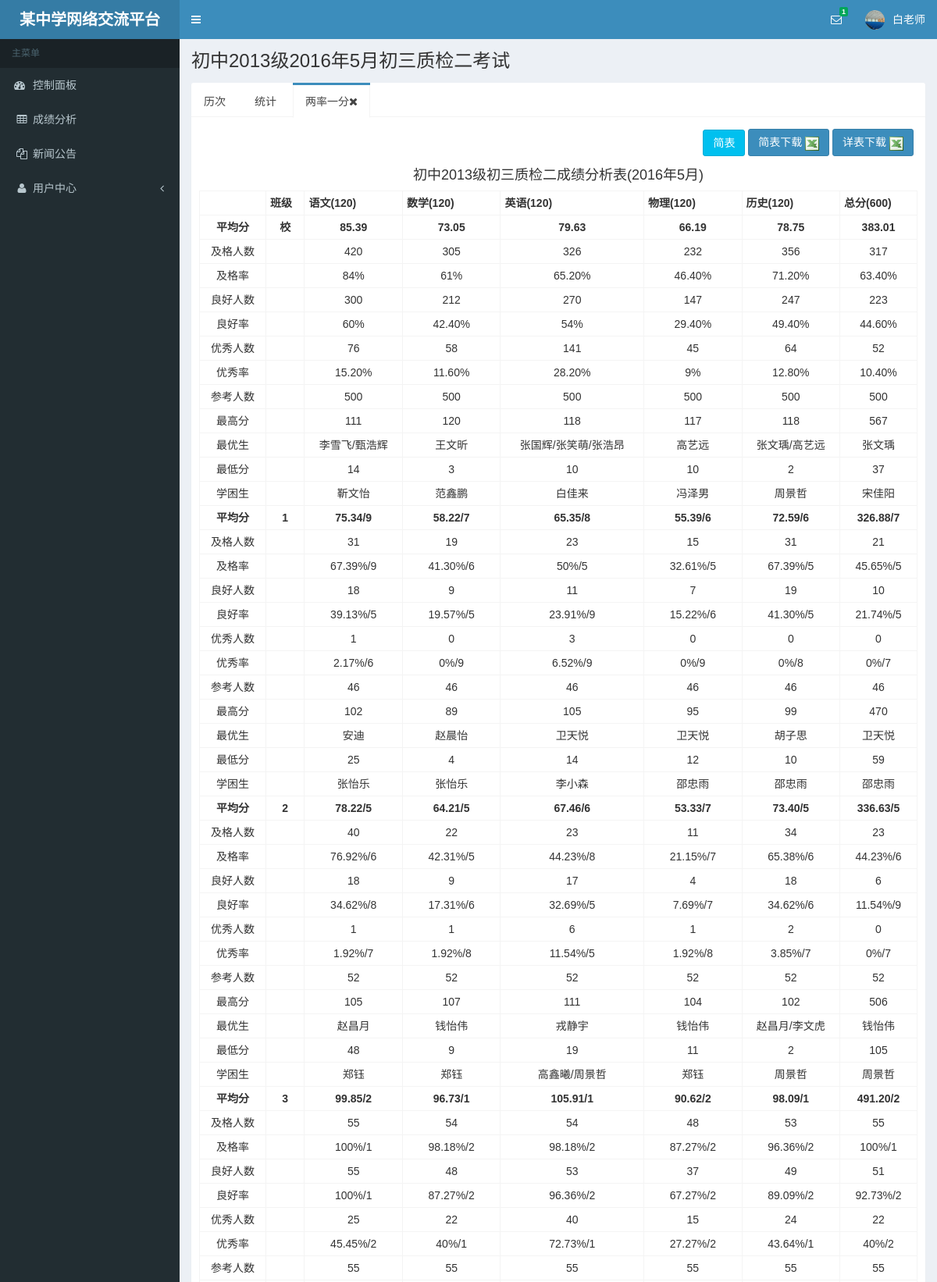
The page /?url=cj_table&id=308&info=more (signed in, upper part) on the database its author committed.
### tables this page shows
CREATE TABLE `cj_data` (
  `id` int(11) NOT NULL AUTO_INCREMENT,
  `年级` varchar(2) NOT NULL,
  `考试` varchar(15) NOT NULL,
  `文理` varchar(10) NOT NULL DEFAULT '0',
  `科目` varchar(100) NOT NULL,
  `班级` varchar(100) NOT NULL,
  `语文` smallint(4) NOT NULL,
  `数学` smallint(4) NOT NULL,
  `英语` smallint(4) NOT NULL,
  `物理` smallint(4) NOT NULL,
  `化学` smallint(4) NOT NULL,
  `生物` smallint(4) NOT NULL,
  `历史` smallint(4) NOT NULL,
  `地理` smallint(4) NOT NULL,
  `政治` smallint(4) NOT NULL,
  `数据` varchar(12) NOT NULL,
  `上次` varchar(12) NOT NULL,
  `现在` int(1) NOT NULL DEFAULT '1',
  `添加` timestamp NOT NULL DEFAULT CURRENT_TIMESTAMP,
  `体育` smallint(4) NOT NULL,
  `文综` smallint(4) NOT NULL,
  `理综` smallint(4) NOT NULL,
  PRIMARY KEY (`id`),
  UNIQUE KEY `id` (`id`)
);

CREATE TABLE `cj_config` (
  `cj_id` tinyint(1) NOT NULL AUTO_INCREMENT,
  `cj_schoolname` varchar(50) NOT NULL,
  `cj_schoolweb` varchar(50) NOT NULL,
  `web_status` tinyint(1) NOT NULL,
  `cj_year` varchar(10) NOT NULL,
  `cj_term` tinyint(1) NOT NULL,
  `cj_gradename` varchar(100) NOT NULL,
  `cj_testname` varchar(100) NOT NULL,
  `cj_itemmore` varchar(100) NOT NULL,
  `cj_item` varchar(100) NOT NULL,
  `cj_level` varchar(20) NOT NULL,
  `web_root` varchar(20) NOT NULL,
  `cj_subject` varchar(50) NOT NULL,
  `cj_about` varchar(100) NOT NULL,
  `cj_os` varchar(20) NOT NULL,
  PRIMARY KEY (`cj_id`)
);

### commoni.php (called while the page is built, shortened)
<?php
$result=$mysqli->query("select * from cj_config");
$cj=$result->fetch_array();
$cj_level=$cj['cj_level'];
$cj_itemmoretmp=$cj['cj_itemmore'];
$web_root=$cj['web_root'];
function num2text($cj){
	$cj=explode('_',$cj);
	$cjtext=$cj['0'].'级';
	$cjtext=str_replace("g","高中",$cjtext);
	$cjtext=str_replace("c","初中",$cjtext);
	return $cjtext;
}
function _get($cj){
     $val = !empty($_GET[$cj]) ? trim(htmlspecialchars($_GET[$cj])) : null;
     return $val;
}

### conni.php (called while the page is built, shortened)
<?php
$phphost='';
$username='root';
$password='phpcj';
$phpdata='phpcj_test';
$mysqli=new mysqli($phphost,$username,$password,$phpdata);
$mysqli->query('set names utf8');
include("commoni.php");

### cj_table.php (the view, shortened to what this page needs)
<?php
$id=_get('id');
$info=_get('info');
$gradetop=_get('gradetop');
$url=$web_root.'/?url=table.xls&id='.$id.'&gradetop='.$gradetop;
if ($info=='more') $info='more';
else $info='';
$result=$mysqli->query("select * from cj_data where id='$id'");
$data=$result->fetch_array();
$table=$data['数据'];
$sheetname=num2text(substr($table,0,5)).$data['年级'].$data['考试'].'成绩分析表'.'(20'.substr($table,-4,2).'年'.str_replace('0','',substr($table,-2,1)).substr($table,-1).'月)';
$testname=num2text(substr($table,0,5)).'20'.substr($table,-4,2).'年'.str_replace('0','',substr($table,-2,1)).substr($table,-1).'月'.$data['年级'].$data['考试'].'考试';
if ($data['文理']) {
	$stusort=explode(";",$data['文理']);
	$sub_name=explode(";",$data['科目']);
	$cla_name=explode(";",$data['班级']);
	$sortnum=count($stusort);
} else {
	$stusort=array('');
	$sub_name[]=$data['科目'];
	$cla_name[]=$data['班级'];
	$sortnum=1;
}
$cj_level=explode(',',$cj_level);
if ($info) $allname=explode(',',$cj_itemmoretmp);
else $allname=explode(',',$cj_itemtmp);
echo '
  <div class="content-wrapper">
    <section class="content-header">
      <h1>'.$testname.'</h1>
    </section>
    <section class="content">
      <div class="row">
        <div class="col-lg-12">
          <div class="nav-tabs-custom">
            <ul class="nav nav-tabs">
              <li><a href="'.$web_root.'/?url=cj_index">历次</a></li>
              <li><a href="'.$web_root.'/?url=cj_sheets&id='.$id.'">统计</a></li>
              <li class="active"><a href="'.$web_root.'/?url=cj_sheets&id='.$id.'">两率一分<i class="fa fa-times"></i></a></li>
            </ul>
            <div class="tab-content">
              <div class="tab-pane fade in active">
                <div class="table-responsive">
                  <div style="text-align:right;padding:5px;">';
if ($info=='more') echo '<a class="btn btn-info" href="'.$web_root.'/?url=cj_table&id='.$id.'">简表</a> ';
else echo '<a class="btn btn-info" href="'.$web_root.'/?url=cj_table&id='.$id.'&info=more">详表</a> ';
echo '<a class="btn btn-primary" href="'.$url.'">简表下载 <img src="images/xls.gif" height="18px"></a> <a class="btn btn-primary" href="'.$url.'&info=more">详表下载 <img src="images/xls.gif" height="18px"></a></div>
';
for ($o=0;$o<$sortnum;$o++) {
	$claname=explode(",",$cla_name[$o]);
	array_unshift($claname,'校');
	$clanum=count($claname);
	$subname=explode(",",$sub_name[$o]);
	$subname[]='总分';
	$subnum=count($subname);
	$scoretmp=0;
	for ($i=0;$i<$subnum-1;$i++) {
		$score[$subname[$i]]=$data[$subname[$i]];
		$scoretmp=$scoretmp+$data[$subname[$i]];
	}
	$score['总分']=$scoretmp;
	for ($i=0;$i<$clanum;$i++) {
		$tmp1='';
		$tmp2='';
		$clars=$mysqli->query("select * from cj_teacher where 数据='$table' and 班级='{$claname[$i]}'");
		$cladata=$clars->fetch_array();
		if ($claname[$i]!='校') {
			$tmp1=" where 班级='{$claname[$i]}'";
			$tmp2=" and 班级='{$claname[$i]}'";
		} else {
			if ($stusort[$o]) {$tmp1=" where 类别='{$stusort[$o]}'";
			$tmp2=" and 类别='{$stusort[$o]}'";}
		}
		for ($k=0;$k<$subnum;$k++) {
			$countrs0=$mysqli->query("select count(".$subname[$k].") from $table $tmp1");
			$count0=$countrs0->fetch_array();
			if (in_array('参考人数',$allname)) {
				$tableall[$o][$subname[$k]]['参考人数'][$claname[$i]]=$count0['0'];
			}
			if (in_array('平均分',$allname)) {
				if ($gradetop) {
					$avgrs=$mysqli->query("select avg(".$subname[$k].") from ($topselect) as a $tmp1");
					$avg=$avgrs->fetch_array();
				} else {
					$avgrs=$mysqli->query("select avg(".$subname[$k].") from $table $tmp1");
					$avg=$avgrs->fetch_array();
				}
				$tableall[$o][$subname[$k]]['平均分'][$claname[$i]]=number_format($avg['0'],2);
			}
			if (in_array('及格率',$allname)  || in_array('及格人数',$allname)) {
				if ($gradetop) {
					$countrs1=$mysqli->query("select count(".$subname[$k].") from ($topselect) as a where ".$subname[$k].">=".($score[$subname[$k]]*$cj_level[0]).$tmp2);
					$count1=$countrs1->fetch_array();
				} else {
					$countrs1=$mysqli->query("select count(".$subname[$k].") from $table where ".$subname[$k].">=".($score[$subname[$k]]*$cj_level[0]).$tmp2);
					$count1=$countrs1->fetch_array();
				}
				$tableall[$o][$subname[$k]]['及格人数'][$claname[$i]]=$count1['0'];
				if ($cj_level[0]) $tableall[$o][$subname[$k]]['及格率'][$claname[$i]]=number_format(round($count1['0']/$count0['0']*100,2),2);
			}
			if (in_array('良好率',$allname) || in_array('良好人数',$allname)) {
				if ($gradetop) {
					$countrs2=$mysqli->query("select count(".$subname[$k].") from ($topselect) as a where ".$subname[$k].">=".($score[$subname[$k]]*$cj_level[1]).$tmp2);
					$count2=$countrs2->fetch_array();
				} else {
					$countrs2=$mysqli->query("select count(".$subname[$k].") from $table where ".$subname[$k].">=".($score[$subname[$k]]*$cj_level[1]).$tmp2);
					$count2=$countrs2->fetch_array();
				}
				$tableall[$o][$subname[$k]]['良好人数'][$claname[$i]]=$count2['0'];
				if ($cj_level[1]) $tableall[$o][$subname[$k]]['良好率'][$claname[$i]]=number_format(round($count2['0']/$count0['0']*100,2),2);
			}
			if (in_array('优秀率',$allname) || in_array('优秀人数',$allname)) {
				if ($gradetop) {
					$countrs3=$mysqli->query("select count(".$subname[$k].") from ($topselect) as a where ".$subname[$k].">=".($score[$subname[$k]]*$cj_level[2]).$tmp2);
					$count3=$countrs3->fetch_array();
				} else {
					$countrs3=$mysqli->query("select count(".$subname[$k].") from $table where ".$subname[$k].">=".($score[$subname[$k]]*$cj_level[2]).$tmp2);
					$count3=$countrs3->fetch_array();
				}
				$tableall[$o][$subname[$k]]['优秀人数'][$claname[$i]]=$count3['0'];
				if ($cj_level[2]) $tableall[$o][$subname[$k]]['优秀率'][$claname[$i]]=number_format(round($count3['0']/$count0['0']*100,2),2);
			}
			if (in_array('最高分',$allname) || in_array('最优生',$allname)) {
				$maxrs=$mysqli->query("select max(".$subname[$k].") from $table $tmp1");
				$max=$maxrs->fetch_array();
				$tableall[$o][$subname[$k]]['最高分'][$claname[$i]]=$max['0'];
				$sturs=$mysqli->query("select 姓名 from $table where ".$subname[$k]."=".$max['0'].$tmp2);
				$stunum=$sturs->num_rows;
				$stuname='';
				$m=1;
				while ($namedata=$sturs->fetch_array()) {
					$stuname.=$namedata['姓名'];
					if ($stunum>1 && $m<$stunum) $stuname.='/';
					$m=$m+1;
				}
				if ($max['0']) $tableall[$o][$subname[$k]]['最优生'][$claname[$i]]=$stuname;
			}
			if (in_array('最低分',$allname) || in_array('学困生',$allname)) {
				$minrs=$mysqli->query("select min(".$subname[$k].") from $table where ".$subname[$k]."<>0".$tmp2);
				$min=$minrs->fetch_array();
				$tableall[$o][$subname[$k]]['最低分'][$claname[$i]]=$min['0'];
				$sturs=$mysqli->query("select 姓名 from $table where ".$subname[$k]."=".$min['0']." and ".$subname[$k]."<>0".$tmp2);
				$stunum=$sturs->num_rows;
				$stuname='';
				$m=1;
				while ($namedata=$sturs->fetch_array()) {
					$stuname.=$namedata['姓名'];
					if ($stunum>1 && $m<$stunum) $stuname.='/';
					$m=$m+1;
				}
				$tableall[$o][$subname[$k]]['学困生'][$claname[$i]]=$stuname;
			}
			$tableall[$o][$subname[$k]]['任课教师'][$claname[$i]]=$cladata[$subname[$k]];
			$tableall[$o][$claname[$i]]['ban']=$cladata['班主任'];
		}
		if (!$cladata['语文']) $table2[$i]=1;
	}
	if (in_array('平均分',$allname)) $slyp[]='平均分';
	if (in_array('及格率',$allname)) $slyp[]='及格率';
	if (in_array('良好率',$allname)) $slyp[]='良好率';
	if (in_array('优秀率',$allname)) $slyp[]='优秀率';
	$slypnum=count($slyp);
	for ($k=0;$k<$subnum;$k++) {
		for ($q=0;$q<$slypnum;$q++) {
			$tmpsort=$tableall[$o][$subname[$k]][$slyp[$q]];
			array_splice($tmpsort,0,1);
			rsort($tmpsort);
			$tmpsort=array_flip(array_unique($tmpsort));
			for ($p=1;$p<$clanum;$p++) {
				$tableall[$o][$subname[$k]][substr($slyp[$q],0,3).'序'][$claname[$p]]=$tmpsort[$tableall[$o][$subname[$k]][$slyp[$q]][$claname[$p]]]+1;
			}
		}
	}
	echo '
                    <h4 align="center">'.$sheetname;
	echo '</h4>
                    <table class="table table-bordered table-condensed table-hover">
	              <tr align="center"><th></th><th>班级</th>';
	for ($i=0;$i<$subnum;$i++) echo '<th>'.$subname[$i].'('.$score[$subname[$i]].')</th>';
	echo '
                      </tr>';
	$allnum=count($allname);
	$clastart=0;
	for ($i=$clastart;$i<$clanum;$i++) {
		for ($j=0;$j<$allnum;$j++) {
			if (($allname[$j]=='任课教师' && $claname[$i]=='校') || ($table2[$i]==1 && $allname[$j]=='任课教师') || ($gradetop && $allname[$j]=='最低分') || ($gradetop && $allname[$j]=='学困生')) echo '';
			else {
				if ($allname[$j]=='任课教师') echo '
                  <tr align="center"><td><b>'.$allname[$j].'</b></td><td></td>';
				elseif (!$j) echo '<tr align="center"><td><b>'.$allname[$j].'</b></td><td><b>'.$claname[$i].'</b></td>';
				else echo '<tr align="center"><td>'.$allname[$j].'</td><td></td>';
				for ($k=0;$k<$subnum;$k++) {
					if ($tableall[$o]['总分']['任课教师'][$claname[$i]] && $k==$subnum-1 && $allname=='任课教师')  echo '<td><font color="red">'.$tableall[$o]['总分']['任课教师'][$claname[$i]].'</font></td>';
					elseif ($subname[$k]=="班级" && !$j) echo '<td rowspan="'.$allnum.'"><b>'.$tableall[$o][$subname[$k]][$allname[$j]][$claname[$i]].'</b></td>';
					elseif ($allname[$j]=='平均分' && $i) echo '<td><b>'.$tableall[$o][$subname[$k]][$allname[$j]][$claname[$i]].'/'.$tableall[$o][$subname[$k]]['平序'][$claname[$i]].'</b></td>';
					elseif (($allname[$j]=='及格率' || $allname[$j]=='良好率' || $allname[$j]=='优秀率') && $k==$subnum) echo '<td></td>';
					elseif ($allname[$j]=='及格率' && $i) echo '<td>'.str_replace('.00','',$tableall[$o][$subname[$k]][$allname[$j]][$claname[$i]]).'%/'.$tableall[$o][$subname[$k]]['及序'][$claname[$i]].'</td>';
					elseif ($allname[$j]=='良好率' && $i) echo '<td>'.str_replace('.00','',$tableall[$o][$subname[$k]][$allname[$j]][$claname[$i]]).'%/'.$tableall[$o][$subname[$k]]['良序'][$claname[$i]].'</td>';
					elseif ($allname[$j]=='优秀率' && $i) echo '<td>'.str_replace('.00','',$tableall[$o][$subname[$k]][$allname[$j]][$claname[$i]]).'%/'.$tableall[$o][$subname[$k]]['优序'][$claname[$i]].'</td>';
					elseif (strpos($allname[$j],'率') && !$i) echo '<td>'.str_replace('.00','',$tableall[$o][$subname[$k]][$allname[$j]][$claname[$i]]).'%</td>';
					elseif ($tableall[$o][$subname[$k]][$allname[$j]][$claname[$i]]==$tableall[$o][$claname[$i]]['ban']) echo '<td><font color="red"><b>'.$tableall[$o][$subname[$k]][$allname[$j]][$claname[$i]].'</b></font></td>';
					elseif ($j==0 || $allname[$j]=='任课教师') echo '<td><b>'.$tableall[$o][$subname[$k]][$allname[$j]][$claname[$i]].'</b></td>';
					else echo '<td>'.$tableall[$o][$subname[$k]][$allname[$j]][$claname[$i]].'</td>';
				}
				echo '
                      </tr>';
			}
		}
	}
	echo '
                    </table>';
	unset($table2);
}
echo '
                </div>
              </div>
            </div>
          </div>
        </div>
      </div>
    </section>
  </div>
';

### rows shown on the page
cj_data: testname "初中2013级2016年5月初三质检二考试", sheetname "初中2013级初三质检二成绩分析表(2016年5月)", i "语文", i "120", i "数学", i "英语", i "物理", i "历史", i "总分", i "600", i "校", i "1", 平序 "9", 平序 "7", 平序 "8", 平序 "6", 及序 "9", 及序 "6", 及序 "5", 良序 "5", 良序 "9", 良序 "6", 优序 "6", 优序 "9", 优序 "8", 优序 "7", i "2", 平序 "5", 及序 "8", 及序 "7", 良序 "8", 良序 "7", 优序 "5", i "3", 平序 "2", 平序 "1", 及序 "1", 及序 "2", 良序 "1", 良序 "2", 优序 "2", 优序 "1"
cj_config: cj_itemmore "平均分", cj_itemmore "85.39", cj_itemmore "73.05", cj_itemmore "79.63", cj_itemmore "66.19", cj_itemmore "78.75", cj_itemmore "383.01", cj_itemmore "及格人数", cj_itemmore "420", cj_itemmore "305", cj_itemmore "326", cj_itemmore "232", cj_itemmore "356", cj_itemmore "317", cj_itemmore "及格率", cj_itemmore "84", cj_itemmore "61", cj_itemmore "65.20", cj_itemmore "46.40", cj_itemmore "71.20", cj_itemmore "63.40", cj_itemmore "良好人数", cj_itemmore "300", cj_itemmore "212", cj_itemmore "270", cj_itemmore "147", cj_itemmore "247", cj_itemmore "223", cj_itemmore "良好率", cj_itemmore "60", cj_itemmore "42.40", cj_itemmore "54", cj_itemmore "29.40", cj_itemmore "49.40", cj_itemmore "44.60", cj_itemmore "优秀人数", cj_itemmore "76", cj_itemmore "58", cj_itemmore "141", cj_itemmore "45", cj_itemmore "64", cj_itemmore "52", cj_itemmore "优秀率", cj_itemmore "15.20", cj_itemmore "11.60", cj_itemmore "28.20", cj_itemmore "9", cj_itemmore "12.80", cj_itemmore "10.40", cj_itemmore "参考人数", cj_itemmore "500", cj_itemmore "最高分", cj_itemmore "111", cj_itemmore "120", cj_itemmore "118", cj_itemmore "117", cj_itemmore "567", cj_itemmore "最优生", cj_itemmore "李雪飞/甄浩辉", cj_itemmore "王文昕", cj_itemmore "张国辉/张笑萌/张浩昂", cj_itemmore "高艺远", cj_itemmore "张文瑀/高艺远", cj_itemmore "张文瑀", cj_itemmore "最低分", cj_itemmore "14", cj_itemmore "3", cj_itemmore "10", cj_itemmore "2", cj_itemmore "37", cj_itemmore "学困生", cj_itemmore "靳文怡", cj_itemmore "范鑫鹏", cj_itemmore "白佳来", cj_itemmore "冯泽男", cj_itemmore "周景哲", cj_itemmore "宋佳阳", cj_itemmore "75.34", cj_itemmore "58.22", cj_itemmore "65.35", cj_itemmore "55.39", cj_itemmore "72.59", cj_itemmore "326.88", cj_itemmore "31", cj_itemmore "19", cj_itemmore "23", cj_itemmore "15", cj_itemmore "21", cj_itemmore "67.39", cj_itemmore "41.30", cj_itemmore "50", cj_itemmore "32.61", cj_itemmore "45.65", cj_itemmore "18", cj_itemmore "11", cj_itemmore "7", cj_itemmore "39.13", cj_itemmore "19.57", cj_itemmore "23.91", cj_itemmore "15.22", cj_itemmore "21.74", cj_itemmore "1", web_status "0", cj_itemmore "0", cj_itemmore "2.17", cj_itemmore "6.52", cj_itemmore "46", cj_itemmore "102", cj_itemmore "89", cj_itemmore "105", cj_itemmore "95", cj_itemmore "99", cj_itemmore "470", cj_itemmore "安迪", cj_itemmore "赵晨怡", cj_itemmore "卫天悦", cj_itemmore "胡子思", cj_itemmore "25", cj_itemmore "4", cj_itemmore "12", cj_itemmore "59", cj_itemmore "张怡乐", cj_itemmore "李小森", cj_itemmore "邵忠雨", cj_itemmore "78.22", cj_itemmore "64.21", cj_itemmore "67.46", cj_itemmore "53.33", cj_itemmore "73.40", cj_itemmore "336.63", cj_itemmore "40", cj_itemmore "22", cj_itemmore "34", cj_itemmore "76.92", cj_itemmore "42.31", cj_itemmore "44.23", cj_itemmore "21.15", cj_itemmore "65.38", cj_itemmore "17", cj_itemmore "6", cj_itemmore "34.62", cj_itemmore "17.31", cj_itemmore "32.69", cj_itemmore "7.69", cj_itemmore "11.54", cj_id "1", cj_itemmore "1.92", cj_itemmore "3.85", cj_itemmore "107", cj_itemmore "104", cj_itemmore "506", cj_itemmore "赵昌月", cj_itemmore "钱怡伟", cj_itemmore "戎静宇", cj_itemmore "赵昌月/李文虎", cj_itemmore "48", cj_itemmore "郑钰", cj_itemmore "高鑫曦/周景哲", cj_itemmore "99.85", cj_itemmore "96.73", cj_itemmore "105.91", cj_itemmore "90.62", cj_itemmore "98.09", cj_itemmore "491.20", cj_itemmore "55", cj_itemmore "53", cj_itemmore "100", cj_itemmore "98.18", cj_itemmore "87.27", cj_itemmore "96.36", cj_itemmore "49", cj_itemmore "51", cj_itemmore "67.27", cj_itemmore "89.09", cj_itemmore "92.73", cj_itemmore "24", cj_itemmore "45.45", cj_itemmore "72.73", cj_itemmore "27.27", cj_itemmore "43.64"

### other values the page prints
namedelnum($username) "白老师"
